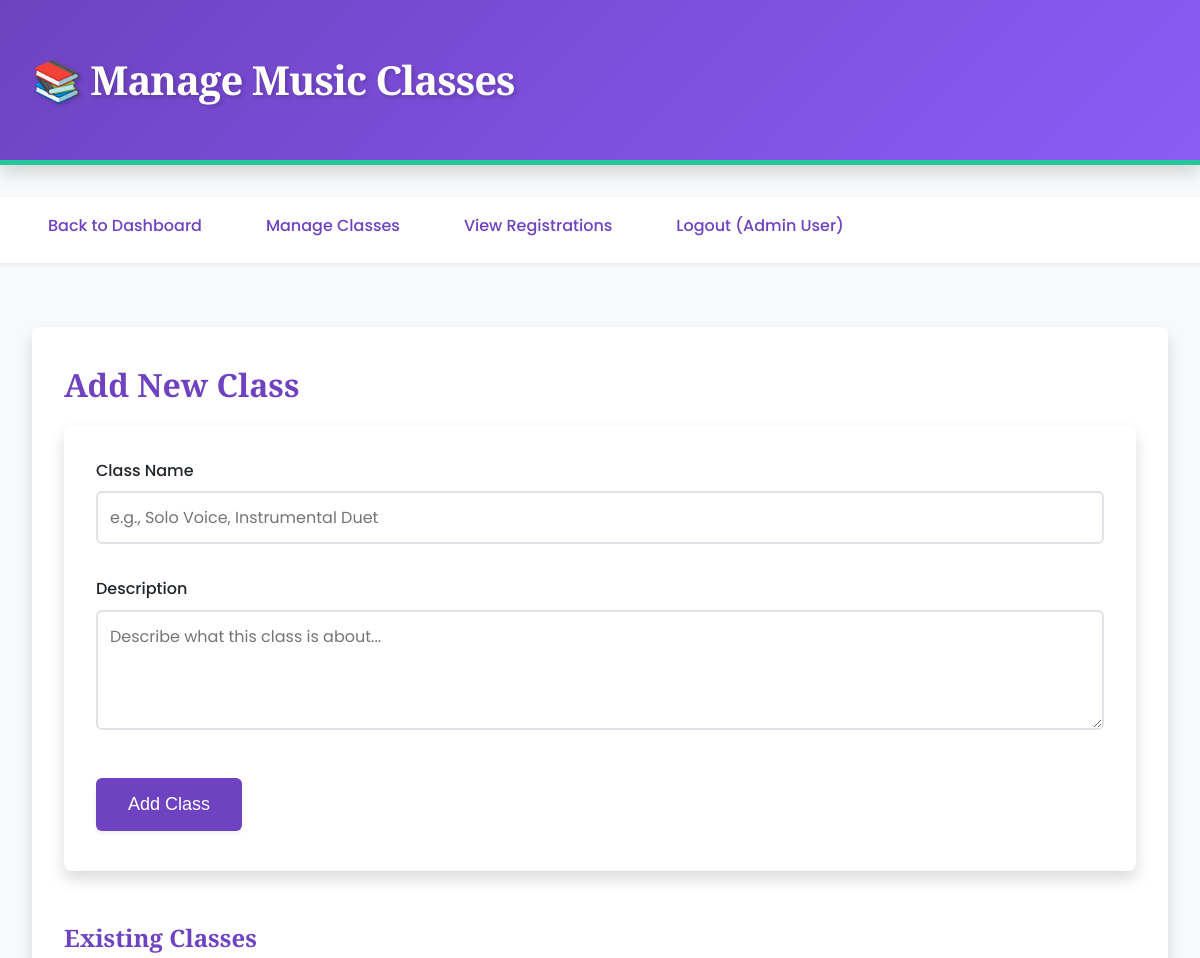
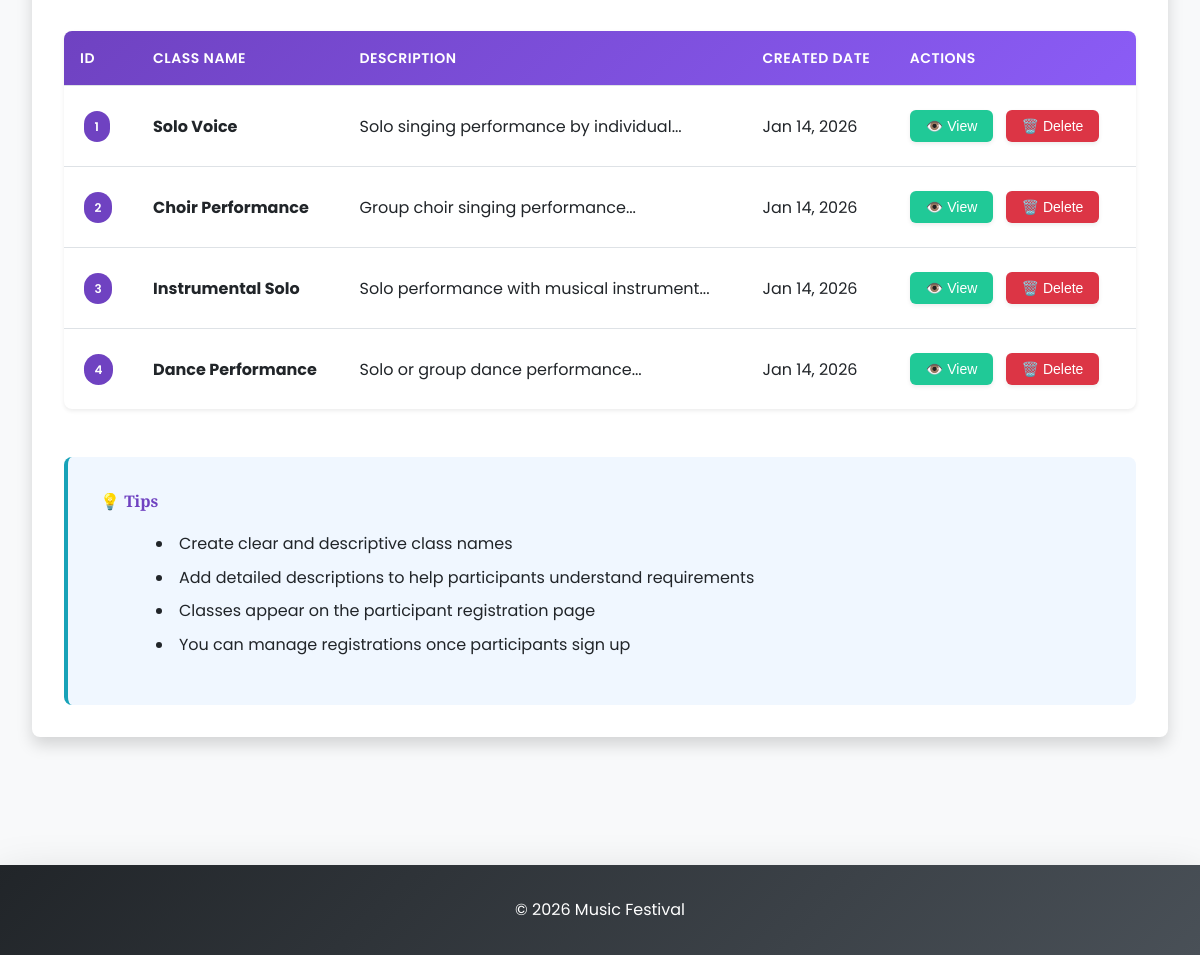
Screenshot of /manage_classes.php (signed in) with the database file from the repository (2 pictures, top to bottom).
### tables this page shows
CREATE TABLE IF NOT EXISTS classes (
  class_id INT(11) NOT NULL AUTO_INCREMENT,
  class_name VARCHAR(100) NOT NULL,
  description TEXT,
  category VARCHAR(50),
  max_participants INT(11),
  entry_fee DECIMAL(10,2),
  duration_minutes INT(11),
  rules TEXT,
  is_active TINYINT(1) DEFAULT 1,
  created_at TIMESTAMP DEFAULT CURRENT_TIMESTAMP,
  updated_at TIMESTAMP DEFAULT CURRENT_TIMESTAMP ON UPDATE CURRENT_TIMESTAMP,
  PRIMARY KEY (class_id),
  KEY idx_is_active (is_active)
);

### functions.php (called while the page is built, shortened)
<?php
function esc($str) {
    return htmlspecialchars(trim($str), ENT_QUOTES, 'UTF-8');
}
?>

### manage_classes.php (the view, shortened to what this page needs)
<?php
require_once 'config.php';
require_once 'functions.php';
$classes = $conn->query("SELECT * FROM classes ORDER BY created_at DESC");
?>
<!doctype html>
<html lang="en">
<head>
  <link rel="stylesheet" href="assets/css/style.css">
</head>
<body>
<header>
  <h1>📚 Manage Music Classes</h1>
</header>
<nav>
  <ul>
    <li><a href="admin_dashboard.php">Back to Dashboard</a></li>
    <li><a href="manage_classes.php">Manage Classes</a></li>
    <li><a href="view_registrations.php">View Registrations</a></li>
    <li><a href="logout.php">Logout (<?= esc($_SESSION['full_name']) ?>)</a></li>
  </ul>
</nav>
<div class="container">
  <section>
    <h2>Add New Class</h2>
    <form method="post" id="classForm">
      <div class="form-group">
        <label for="class_name">Class Name</label>
        <input type="text" id="class_name" name="class_name" placeholder="e.g., Solo Voice, Instrumental Duet" required>
      </div>
      <div class="form-group">
        <label for="description">Description</label>
        <textarea id="description" name="description" placeholder="Describe what this class is about..."></textarea>
      </div>
      <button class="btn btn-primary btn-lg" type="submit">Add Class</button>
    </form>
    <h3 class="mt-5">Existing Classes</h3>
    <?php if ($classes->num_rows > 0): ?>
      <div class="table-responsive">
        <table>
          <thead>
            <tr>
              <th>ID</th>
              <th>Class Name</th>
              <th>Description</th>
              <th>Created Date</th>
              <th>Actions</th>
            </tr>
          </thead>
          <tbody>
            <?php while($c = $classes->fetch_assoc()): ?>
              <tr>
                <td>
                  <span class="badge badge-primary"><?= $c['class_id'] ?></span>
                </td>
                <td>
                  <strong><?= esc($c['class_name']) ?></strong>
                </td>
                <td>
                  <?= !empty($c['description']) ? esc(substr($c['description'], 0, 50)) . '...' : '<em>No description</em>' ?>
                </td>
                <td>
                  <?= date('M d, Y', strtotime($c['created_at'])) ?>
                </td>
                <td>
                  <button class="btn btn-secondary btn-sm" onclick="showClassDetails(<?= $c['class_id'] ?>, '<?= esc($c['class_name']) ?>', '<?= esc(addslashes($c['description'] ?? '')) ?>')">
                    👁️ View
                  </button>
                  <button class="btn btn-danger btn-sm" onclick="confirmDelete(<?= $c['class_id'] ?>)">
                    🗑️ Delete
                  </button>
                </td>
              </tr>
            <?php endwhile; ?>
          </tbody>
        </table>
      </div>
    <?php else: ?>
      <div class="alert info" style="text-align: center; padding: 2rem;">
        <p>No classes yet. Create your first class above!</p>
      </div>
    <?php endif; ?>
    <div class="mt-5 p-4" style="background: #f0f7ff; border-radius: 8px; border-left: 4px solid var(--info-color);">
      <h4>💡 Tips</h4>
      <ul style="margin-left: 1.5rem;">
        <li>Create clear and descriptive class names</li>
        <li>Add detailed descriptions to help participants understand requirements</li>
        <li>Classes appear on the participant registration page</li>
        <li>You can manage registrations once participants sign up</li>
      </ul>
    </div>
  </section>
</div>
<footer>&copy; <?= date('Y') ?> Music Festival</footer>
</body>
</html>

### style.css (style rules this page uses)
:root { --primary-color: #6f42c1; --secondary-color: #20c997; --danger-color: #dc3545; --warning-color: #ffc107; --success-color: #28a745; --info-color: #17a2b8; --light-bg: #f8f9fa; --dark-text: #212529; --border-color: #dee2e6; --shadow-sm: 0 0.125rem 0.25rem rgba(0, 0, 0, 0.075); --shadow-md: 0 0.5rem 1rem rgba(0, 0, 0, 0.15); --shadow-lg: 0 1rem 3rem rgba(0, 0, 0, 0.175); --transition: all 0.3s ease; }
* { margin: 0; padding: 0; box-sizing: border-box; }
html { scroll-behavior: smooth; }
body { font-family: 'Poppins', sans-serif; color: var(--dark-text); background-color: var(--light-bg); line-height: 1.6; font-size: 16px; }
h1, h2, h3, h4, h5, h6 { font-family: 'Playfair Display', serif; font-weight: 700; margin-bottom: 1rem; color: var(--primary-color); }
h1 { font-size: 2.5rem; letter-spacing: -1px; }
h2 { font-size: 2rem; }
h3 { font-size: 1.5rem; }
a { color: var(--primary-color); text-decoration: none; transition: var(--transition); }
header { background: linear-gradient(135deg, var(--primary-color) 0%, #8b5cf6 100%); color: white; padding: 3rem 2rem; box-shadow: var(--shadow-md); margin-bottom: 2rem; border-bottom: 5px solid var(--secondary-color); }
header h1 { color: white; margin: 0; text-shadow: 2px 2px 4px rgba(0, 0, 0, 0.2); }
nav { background-color: white; padding: 1rem 0; box-shadow: var(--shadow-sm); margin-bottom: 2rem; }
nav ul { list-style: none; display: flex; gap: 2rem; max-width: 1200px; margin: 0 auto; padding: 0 2rem; }
nav a { color: var(--primary-color); font-weight: 500; padding: 0.5rem 1rem; border-radius: 4px; transition: var(--transition); }
.container { max-width: 1200px; margin: 0 auto; padding: 2rem; }
section { margin-bottom: 3rem; padding: 2rem; background: white; border-radius: 8px; box-shadow: var(--shadow-md); }
.btn, button { display: inline-block; padding: 0.75rem 1.5rem; background-color: var(--primary-color); color: white; border: none; border-radius: 6px; font-size: 1rem; font-weight: 500; cursor: pointer; transition: var(--transition); text-decoration: none; margin: 0.5rem 0.5rem 0.5rem 0; box-shadow: var(--shadow-sm); }
.btn-secondary { background-color: var(--secondary-color); }
.btn-danger { background-color: var(--danger-color); }
.btn-sm { padding: 0.5rem 1rem; font-size: 0.875rem; }
.btn-lg { padding: 1rem 2rem; font-size: 1.125rem; }
form { background: white; padding: 2rem; border-radius: 8px; box-shadow: var(--shadow-md); margin-bottom: 2rem; }
.form-group { margin-bottom: 1.5rem; }
label { display: block; margin-bottom: 0.5rem; font-weight: 500; color: var(--dark-text); }
input[type="text"], input[type="email"], input[type="password"], input[type="number"], input[type="date"], input[type="file"], textarea, select { width: 100%; padding: 0.75rem; border: 2px solid var(--border-color); border-radius: 6px; font-family: 'Poppins', sans-serif; font-size: 1rem; transition: var(--transition); margin-bottom: 0.5rem; }
textarea { resize: vertical; min-height: 120px; }
table { width: 100%; border-collapse: collapse; background: white; margin: 2rem 0; box-shadow: var(--shadow-sm); border-radius: 8px; overflow: hidden; }
thead { background: linear-gradient(135deg, var(--primary-color) 0%, #8b5cf6 100%); color: white; }
th, td { padding: 1rem; text-align: left; border-bottom: 1px solid var(--border-color); }
th { font-weight: 600; text-transform: uppercase; font-size: 0.875rem; letter-spacing: 0.5px; }
tbody tr { transition: var(--transition); }
tbody tr:last-child td { border-bottom: none; }
ul, ol { margin: 1rem 0; padding-left: 2rem; }
li { margin-bottom: 0.5rem; list-style-position: inside; }
footer, .footer { background: linear-gradient(135deg, #212529 0%, #495057 100%); color: white; text-align: center; padding: 2rem; margin-top: 3rem; box-shadow: var(--shadow-lg); }
.badge { display: inline-block; padding: 0.35rem 0.65rem; background-color: var(--primary-color); color: white; border-radius: 50px; font-size: 0.75rem; font-weight: 600; text-transform: uppercase; letter-spacing: 0.5px; margin: 0 0.25rem; }
.badge-primary { background-color: var(--primary-color); }
.mt-5 { margin-top: 3rem; }
.p-4 { padding: 2rem; }

### rows the page displays
classes: class_id "1", class_name "Solo Voice", description "Solo singing performance by individual", created_at "Jan 14, 2026"
classes: class_id "2", class_name "Choir Performance", description "Group choir singing performance", created_at "Jan 14, 2026"
classes: class_id "3", class_name "Instrumental Solo", description "Solo performance with musical instrument", created_at "Jan 14, 2026"
classes: class_id "4", class_name "Dance Performance", description "Solo or group dance performance", created_at "Jan 14, 2026"

### other values shown
$_SESSION['full_name'] "Admin User"
